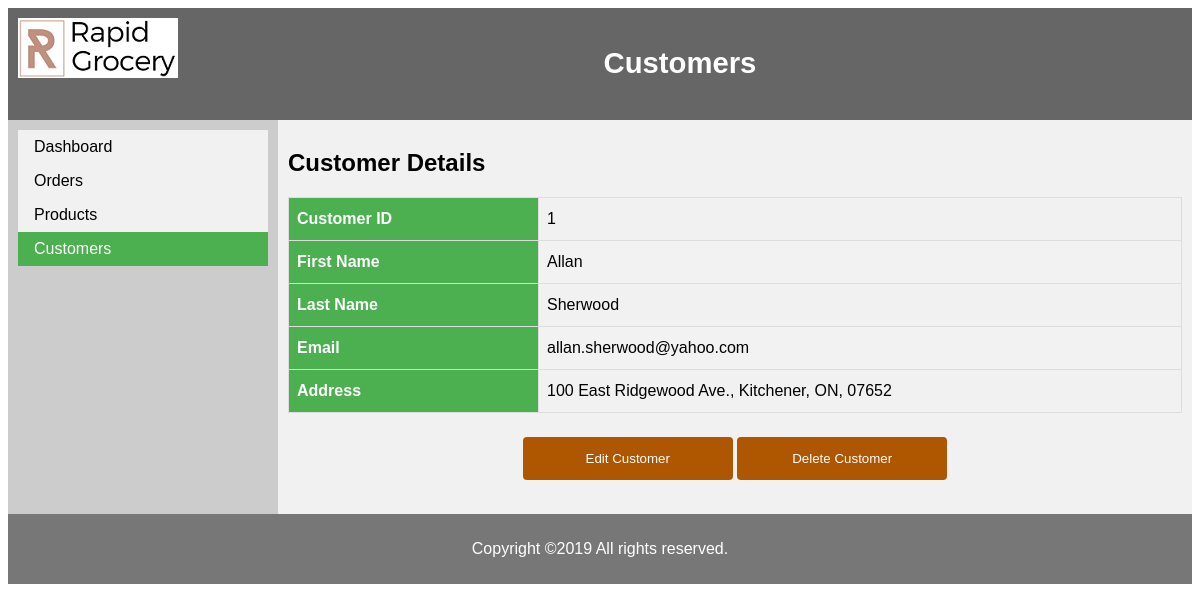
The page /admin/customer_detail.php?customer_id=1 on the database its author committed.
### tables this page shows
CREATE TABLE customers (
  customer_id           INT            PRIMARY KEY   AUTO_INCREMENT,
  email_address         VARCHAR(255)   NOT NULL      UNIQUE,
  password              VARCHAR(60)    NOT NULL,
  first_name            VARCHAR(60)    NOT NULL,
  last_name             VARCHAR(60)    NOT NULL,
  shipping_address_id   INT                          DEFAULT NULL,
  billing_address_id    INT                          DEFAULT NULL,
  membership_id			INT							 DEFAULT NULL
);

### admin/customer_detail.php (the view, shortened to what this page needs)
<?php
include "config.php";
    $customer_id = $_GET["customer_id"];
    $sql_query = "select c.customer_id, c.email_address, c.password, c.first_name, c.last_name,
                   CONCAT(a.line1, a.line2, ', ' , a.city, ', ' , a.state, ', ' , a.zip_code) AS 'address'
                    from customers c JOIN addresses a ON c.customer_id = a.customer_id
                    where c.customer_id=$customer_id
                    group by c.customer_id;";
   $result = $con->query($sql_query);
?>
<!DOCTYPE html>
<html lang="en">
<head>
    <link rel="stylesheet" href="css/style.css">
</head>
<body>
<header>
    <img src="../img/logo.png" alt="logo"  style="float:left"/>
    <h3>Customers</h3>
</header>
<section>
    <article>
        <h2>Customer Details</h2>
          <?php
          if ($result->num_rows > 0) {
                   while($rows = $result->fetch_assoc()) {
                         $customer_id = $rows["customer_id"];
                         $first_name = $rows["first_name"];
                         $last_name = $rows["last_name"];
                         $email = $rows["email_address"];
                         $address = $rows["address"];
                   }
           } else {
                echo "0 results";
           }
          ?>
        <table id="customers">
            <tr>
                <th width="250">Customer ID</th>
                <td><?php echo $customer_id ?></td>
            </tr>
            <tr>
                <th>First Name</th>
                <td><?php echo $first_name ?></td>
            </tr>
            <tr>
                <th>Last Name</th>
                <td><?php echo $last_name ?></td>
            </tr>
            <tr>
                <th>Email</th>
                <td><?php echo $email ?></td>
            </tr>
            <tr>
                <th>Address</th>
                <td><?php echo $address ?></td>
            </tr>
        </table>
        <p align="center"><input type="submit" value="Edit Customer"onclick="
                <?php
                    echo "window.location='customer_edit.php?customer_id=" .$customer_id."'";
                ?> ;">
        <input type="submit" value="Delete Customer" onclick="
                  <?php
                      echo "window.location='javascript:del_Customers(" .$customer_id.")'";
                  ?> ;">
        </p>
    </article>
</section>
<?php
include "footer.php";
?>
</body>
</html>

### admin/css/style.css (style rules this page uses)
* { box-sizing: border-box; }
body { font-family: Arial, Helvetica, sans-serif; }
header { background-color: #666; padding: 10px; text-align: center; font-size: 25px; color: white; }
section { display: -webkit-flex; display: flex; }
article { -webkit-flex: 3; -ms-flex: 3; flex: 3; background-color: #f1f1f1; padding: 10px; }
nav { background: #ccc; padding: 10px; }
nav ul { list-style-type: none; margin: 0; padding: 0; width: 250px; background-color: #f1f1f1; }
nav li a { display: block; color: #000; padding: 8px 16px; text-decoration: none; }
nav li a.active { background-color: #4CAF50; color: white; }
#customers { font-family: "Trebuchet MS", Arial, Helvetica, sans-serif; border-collapse: collapse; width: 100%; }
#customers td, #customers th { border: 1px solid #ddd; padding: 8px; }
#customers tr:nth-child(even) { background-color: #f2f2f2; }
#customers th { padding-top: 12px; padding-bottom: 12px; text-align: left; background-color: #4CAF50; color: white; }
input[type=submit] { width: 210px; background-color: #af5600; color: white; padding: 14px 20px; margin: 8px 0; border: none; border-radius: 4px; cursor: pointer; }

### rows shown on the page
customers: customer_id "1", first_name "Allan", last_name "Sherwood", email_address "allan.sherwood@yahoo.com"

### other values the page prints
$address "100 East Ridgewood Ave., Kitchener, ON, 07652"
